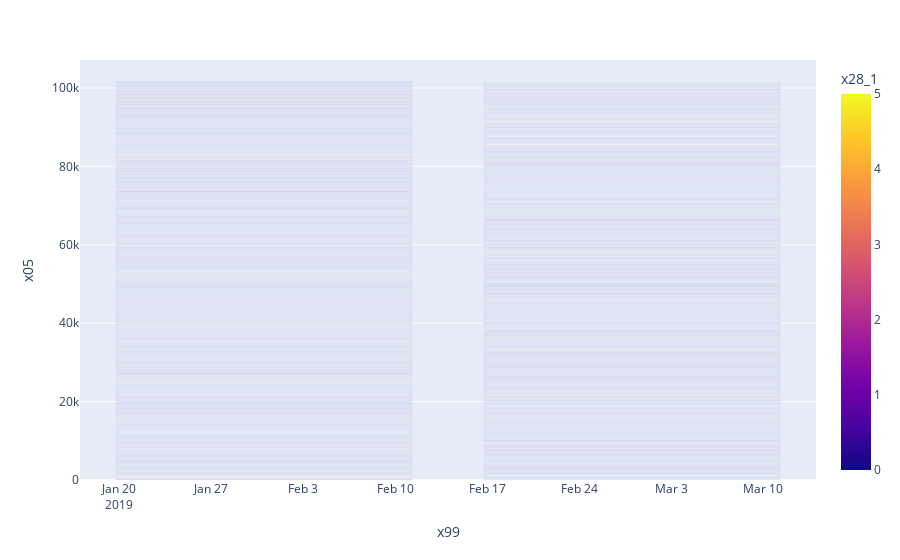

Here is the notebook cell this chart was saved with:
### Code cell
df = pd.read_csv("EDA_data.csv",usecols=["id","x99","x04","x05","x28_1"])
df= pd.DataFrame(df)
df= df.sample(frac=0.1,replace =False,random_state=1)
type(df)
fig = px.bar(df, x="x99", y="x05", color="x28_1")
fig.show()

### Figure 1 — Plotly figure (JSON) as saved in the notebook; plotly's stock layout.template omitted (floating-point values rounded to 4 significant figures; data arrays with more than 128 entries replaced by an {"elided": "..."} marker saying what was removed)
{"data": [{"alignmentgroup": "True", "hovertemplate": "x99=%{x}<br>x05=%{y}<br>x28_1=%{marker.color}<extra></extra>", "legendgroup": "", "marker": {"color": {"elided": "5571 int values"}, "coloraxis": "coloraxis"}, "name": "", "offsetgroup": "", "orientation": "v", "showlegend": false, "textposition": "auto", "type": "bar", "x": {"elided": "5571 str values"}, "xaxis": "x", "y": {"elided": "5571 int values"}, "yaxis": "y"}], "layout": {"barmode": "relative", "coloraxis": {"colorbar": {"title": {"text": "x28_1"}}, "colorscale": [[0, "#0d0887"], [0.1111, "#46039f"], [0.2222, "#7201a8"], [0.3333, "#9c179e"], [0.4444, "#bd3786"], [0.5556, "#d8576b"], [0.6667, "#ed7953"], [0.7778, "#fb9f3a"], [0.8889, "#fdca26"], [1, "#f0f921"]]}, "legend": {"tracegroupgap": 0}, "margin": {"t": 60}, "xaxis": {"anchor": "y", "domain": [0, 1], "title": {"text": "x99"}}, "yaxis": {"anchor": "x", "domain": [0, 1], "title": {"text": "x05"}}}}
